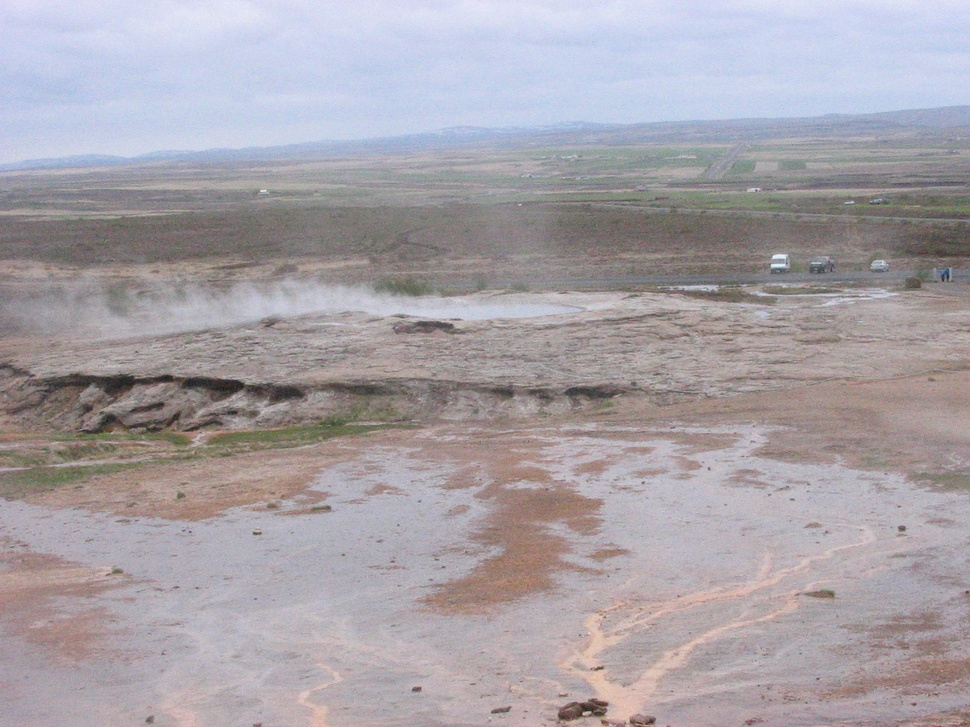
//> input picture CBIR/image/sample_dataset/130000.jpg, 970 x 727 px, shrunk from 1600 x 1200 before the run; its folder holds only this picture in this run
$ ./main   (built with g++ and OpenCV 4)
//> lines starting //> are read from the running program, lines starting //| are printed output that depends on the picture
### CBIR/src/histogram/feature_extractor.h
/*
* feature_extractor.h
*
*  Created on: 20-Aug-2020
*      Author: abhishek
*/
#pragma once

#ifndef FEATURE_EXTRACTOR_H_
#define FEATURE_EXTRACTOR_H_

#include <opencv2/highgui.hpp>
#include <opencv2/imgcodecs.hpp>
#include <opencv2/imgproc.hpp>
#include <vector>

namespace descriptor {
	enum FEATURE_ALGORITHM {COLOR_HIST, SIFT, SURF, FLANN};
	class FeatureSelector {};

	namespace histogram {
		template<int size>
		void setBins(const int (&&bins)[size]);
		cv::Mat extract(cv::Mat &&src, FEATURE_ALGORITHM algorithm = COLOR_HIST);
		cv::Mat getFeatureVector(cv::Mat &&src);
//		bool compare(cv::Mat &query, cv::Mat &&other);
	};
};

#endif /* FEATURE_EXTRACTOR_H_ */

### CBIR/src/histogram/feature_extractor.cpp
/*
* feature_extractor.cpp
*
*  Created on: 22-Aug-2020
*      Author: abhishek
*/

#include "feature_extractor.h"
namespace d = descriptor;
namespace hist = descriptor::histogram;

int hist_size[3] {50, 32, 10};
const float h_ranges[2] {0, 256};
const float s_ranges[2] {0, 180};
const float v_ranges[2] {0, 256};
const float* ranges[3] {h_ranges, s_ranges, v_ranges};
const int channels[3] {0, 1, 2};

template<int size>
void hist::setBins(const int (&&bins)[size]) {
	hist_size  = bins;
}

cv::Mat hist::extract(cv::Mat &&src, d::FEATURE_ALGORITHM algorithm) { // @suppress("Member declaration not found")

	cv::Mat hist_base;
	cv::Mat mask;
	try {
		cv::calcHist( &src, 1, channels, mask, hist_base, 3, hist_size, ranges, true, false);
		cv::normalize(hist_base, hist_base, 0, 1, cv::NORM_MINMAX, -1, mask);
		hist_base = hist_base.reshape(0, 1);
	}
	catch(std::exception &e) {
		e.what();
	}
	return hist_base;
}


cv::Mat hist::getFeatureVector(cv::Mat &&src) {

	int height{src.rows};
	int width{src.cols};
	int h{static_cast<int>(height/3)};
	int w{static_cast<int>(width/3)};
	int h2{h + h};
	int w2{w + w};

	int segments[9][2][2]{ {{0, 0}, {w, h}},
			{{w, 0}, {w2, h}},
			{{w2, 0}, {width, h}}, //1st level

			{{0, h}, {w, h2}},
			{{w, h}, {w2, h2}},
			{{w2, h}, {width, h2}}, //2nd level

			{{0, h2}, {w, height}},
			{{w, h2}, {w2, height}},
			{{w2, h2}, {width, height}} //3rd level
	};

	int nMasks = 9;
	cv::Mat feature_vector, temp, mask;
	for (int i=0; i<nMasks; ++i) {
		cv::Point2i pt1(segments[i][0][0], segments[i][0][1]);
		cv::Point2i pt2(segments[i][1][0], segments[i][1][1]);
		cv::Rect const mask(pt1, pt2);
		cv::Mat roi = src(mask);
		temp = extract(std::move(roi));
		feature_vector.push_back(temp);
	}

	feature_vector = feature_vector.reshape(0, 1);
	return feature_vector;
}

### CBIR/src/histogram/main.cpp
#include "feature_extractor.h"

#include <iostream>
#include<vector>
#include<filesystem>
#include<fstream>

namespace fs = std::filesystem;
using path = fs::path;
namespace hist = descriptor::histogram;

std::pair<path, path> getPaths();

int main(int argc, char **argv) {

	std::clock_t t {std::clock()};
	std::pair<path, path> image_paths = getPaths();
	cv::Mat query_image = imread(image_paths.first, cv::IMREAD_COLOR);
//> sample.jpg cannot be read in this run, so this picture is empty
	cv::Mat dataset_image;

	cv::Mat query_features = hist::getFeatureVector(std::move(query_image));
//> in getFeatureVector, `int height{src.rows};`: height = 0
	cv::Mat temp_features;

	for (const auto &fname: fs::directory_iterator(image_paths.second)) {
		dataset_image = cv::imread(fname.path(), cv::IMREAD_COLOR);
//> dataset_image is the input picture: 727 rows x 970 cols, CV_8UC3; mean B, G, R 167.4, 161.7, 167.4
		 temp_features = hist::getFeatureVector(std::move(dataset_image));
//> the loop in getFeatureVector (call 2), `for (int i=0; i<nMasks; ++i)` made 9 passes
//> hist_size in extract on pass 1: [50, 32, 10]
//> pass 1, in getFeatureVector (call 2), `cv::Mat roi = src(mask);`:
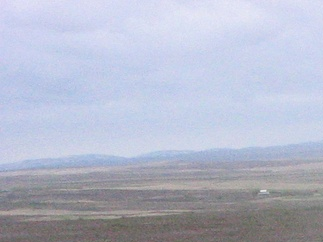
//> roi: 242 rows x 323 cols, CV_8UC3; mean B, G, R 202.6, 185, 180.2
//> pass 2, in getFeatureVector (call 2), `cv::Mat roi = src(mask);`:
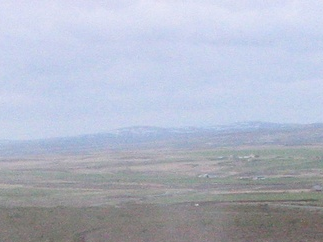
//> roi: 242 rows x 323 cols, CV_8UC3; mean B, G, R 198.4, 182.7, 176.7
//> pass 3, in getFeatureVector (call 2), `cv::Mat roi = src(mask);`:
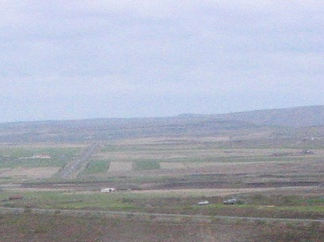
//> roi: 242 rows x 324 cols, CV_8UC3; mean B, G, R 187.8, 173.5, 168.3
		std::cout << temp_features.size() << std::endl;
//| [144000 x 1]
	}

	double time = static_cast<double>((std::clock() - t) / (CLOCKS_PER_SEC / 1000));
	std::cout << time << std::endl;
	return EXIT_SUCCESS;
}

std::pair<path, path> getPaths() {
	return std::make_pair("../../image/sample.jpg", "../../image/sample_dataset");
}

$ run again, on CBIR/image/sample_dataset/130102.jpg
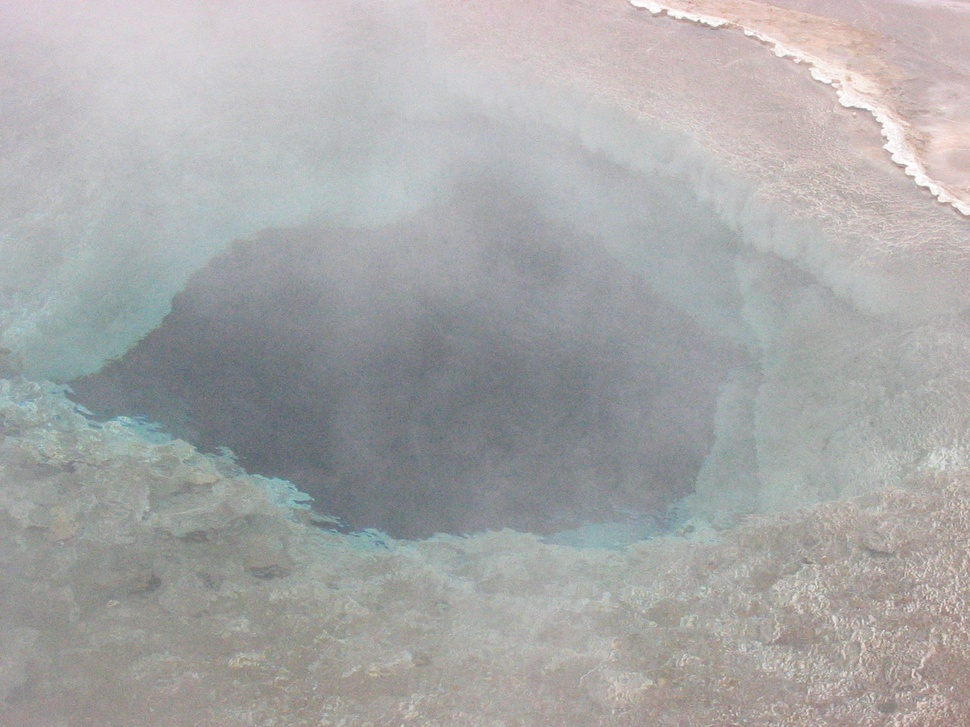
//> input picture CBIR/image/sample_dataset/130102.jpg, 970 x 727 px, shrunk from 1600 x 1200 before the run
//> height = 0
//> dataset_image is the input picture: 727 rows x 970 cols, CV_8UC3; mean B, G, R 168.5, 168.5, 168.4
//> the loop in getFeatureVector (call 2), `for (int i=0; i<nMasks; ++i)` made 9 passes
//> hist_size in extract on pass 1: [50, 32, 10]
//> pass 1, in getFeatureVector (call 2), `cv::Mat roi = src(mask);`:
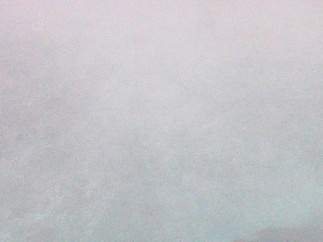
//> roi: 242 rows x 323 cols, CV_8UC3; mean B, G, R 199.7, 196, 195.9
//> pass 3, in getFeatureVector (call 2), `cv::Mat roi = src(mask);`:
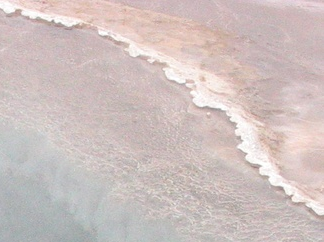
//> roi: 242 rows x 324 cols, CV_8UC3; mean B, G, R 191.4, 193.3, 206.5
//| [144000 x 1]

$ run again, on CBIR/image/sample_dataset/130200.jpg
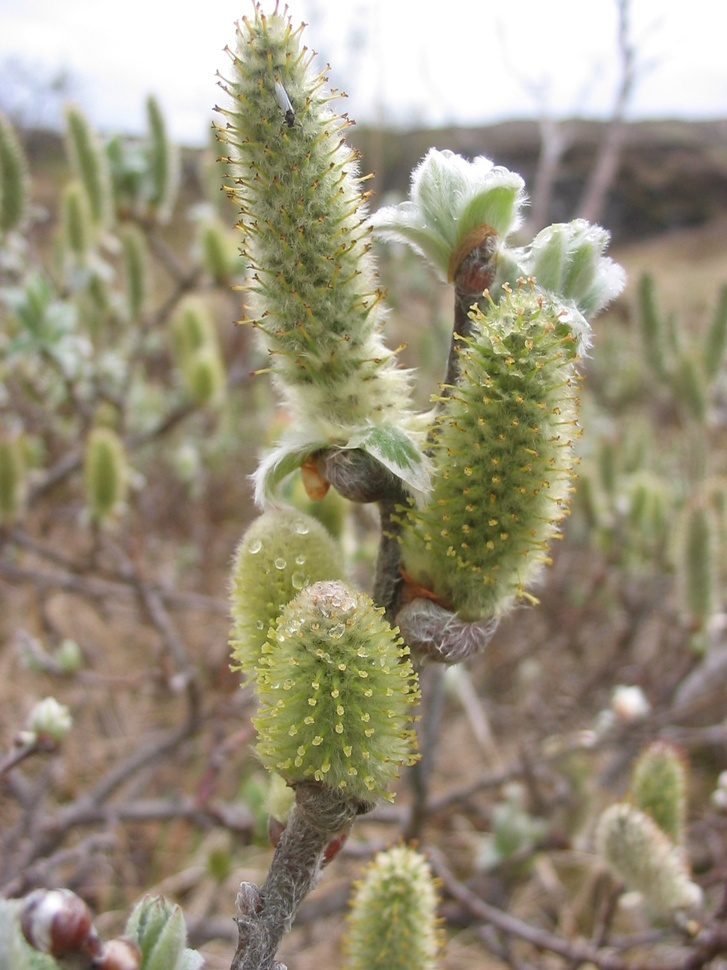
//> input picture CBIR/image/sample_dataset/130200.jpg, 727 x 970 px, shrunk from 1200 x 1600 before the run
//> height = 0
//> dataset_image is the input picture: 970 rows x 727 cols, CV_8UC3; mean B, G, R 123.1, 146, 153.4
//> the loop in getFeatureVector (call 2), `for (int i=0; i<nMasks; ++i)` made 9 passes
//> hist_size in extract on pass 1: [50, 32, 10]
//> pass 1, in getFeatureVector (call 2), `cv::Mat roi = src(mask);`:
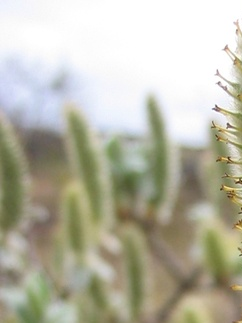
//> roi: 323 rows x 242 cols, CV_8UC3; mean B, G, R 166.8, 183.4, 184.9
//> pass 3, in getFeatureVector (call 2), `cv::Mat roi = src(mask);`:
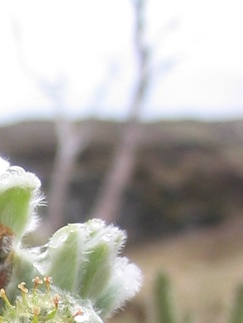
//> roi: 323 rows x 243 cols, CV_8UC3; mean B, G, R 169.7, 177.2, 180.3
//| [144000 x 1]

$ run again, on CBIR/image/sample_dataset/130201.jpg
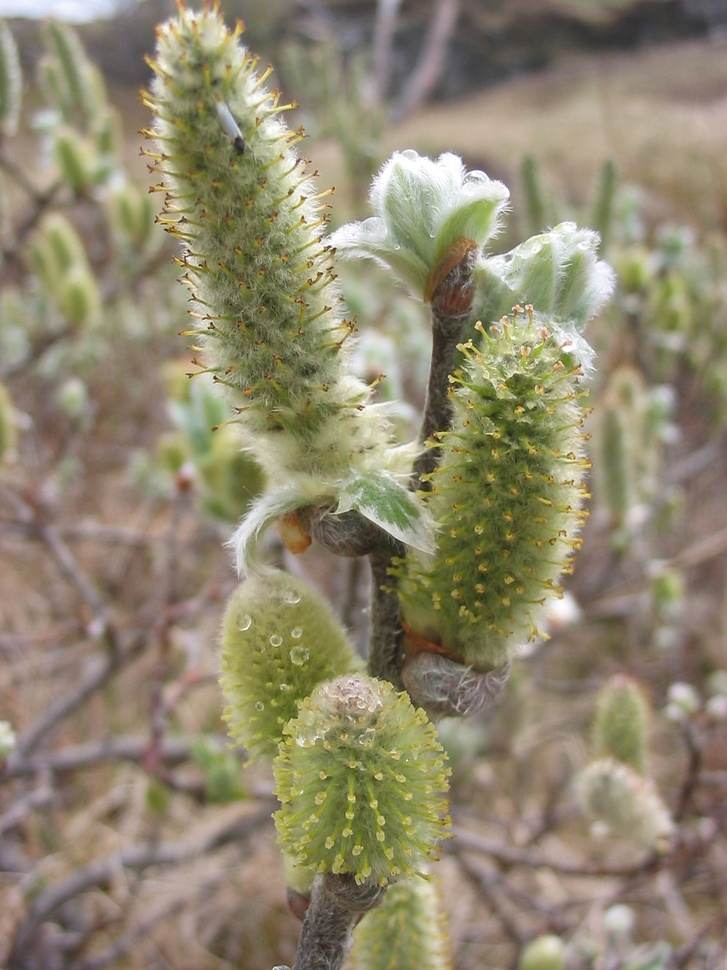
//> input picture CBIR/image/sample_dataset/130201.jpg, 727 x 970 px, shrunk from 1200 x 1600 before the run
//> height = 0
//> dataset_image is the input picture: 970 rows x 727 cols, CV_8UC3; mean B, G, R 111.2, 135.2, 143.6
//> the loop in getFeatureVector (call 2), `for (int i=0; i<nMasks; ++i)` made 9 passes
//> hist_size in extract on pass 1: [50, 32, 10]
//> pass 1, in getFeatureVector (call 2), `cv::Mat roi = src(mask);`:
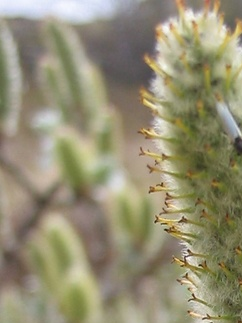
//> roi: 323 rows x 242 cols, CV_8UC3; mean B, G, R 115.7, 142.6, 148.1
//> pass 3, in getFeatureVector (call 2), `cv::Mat roi = src(mask);`:
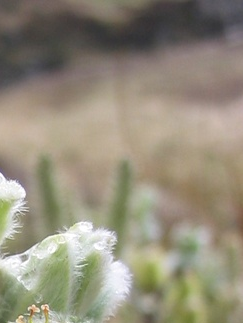
//> roi: 323 rows x 243 cols, CV_8UC3; mean B, G, R 122.9, 140.6, 147.1
//| [144000 x 1]

$ run again, on CBIR/image/sample_dataset/130001.jpg
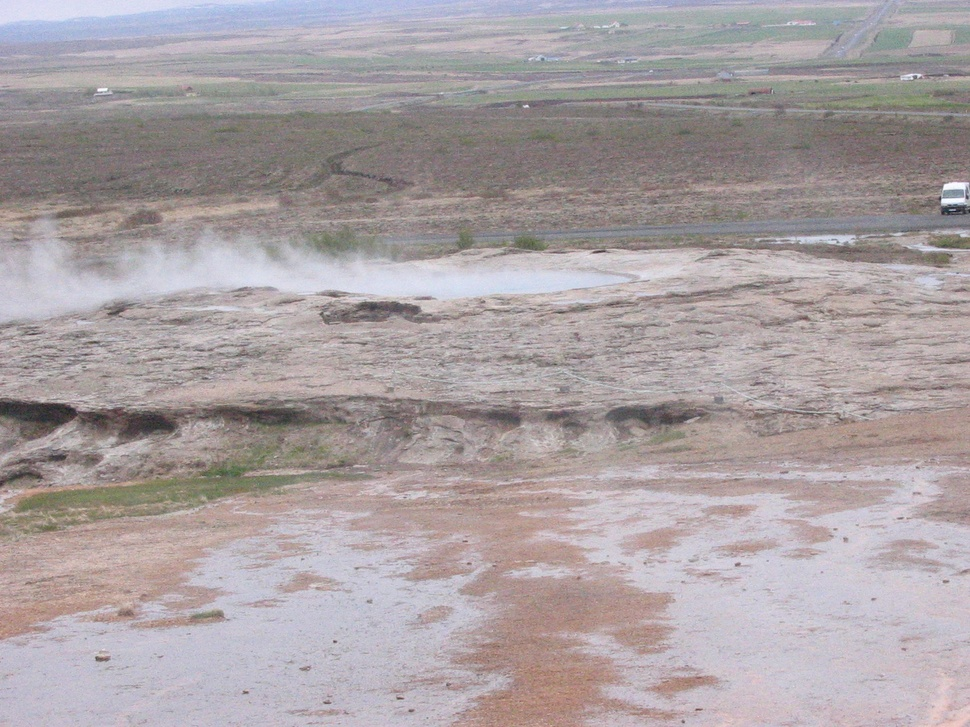
//> input picture CBIR/image/sample_dataset/130001.jpg, 970 x 727 px, shrunk from 1600 x 1200 before the run
//> height = 0
//> dataset_image is the input picture: 727 rows x 970 cols, CV_8UC3; mean B, G, R 162.5, 160.2, 169.1
//> the loop in getFeatureVector (call 2), `for (int i=0; i<nMasks; ++i)` made 9 passes
//> hist_size in extract on pass 1: [50, 32, 10]
//> pass 1, in getFeatureVector (call 2), `cv::Mat roi = src(mask);`:
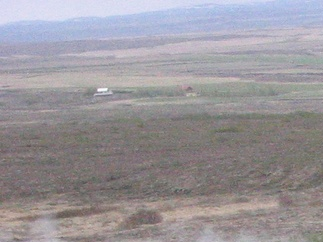
//> roi: 242 rows x 323 cols, CV_8UC3; mean B, G, R 154.1, 149.4, 153.3
//> pass 3, in getFeatureVector (call 2), `cv::Mat roi = src(mask);`:
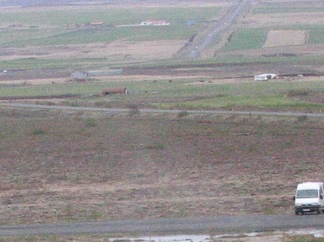
//> roi: 242 rows x 324 cols, CV_8UC3; mean B, G, R 140.9, 140.6, 144.4
//| [144000 x 1]
